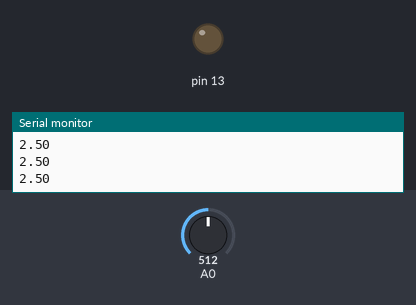
Simulated run of this sketch. Board: Arduino Uno, built with avr-gcc and run on an emulated ATmega328P. On the bench: output pins drawn as LEDs (lit = HIGH), the last lines printed to the serial monitor. Dashed ring = blinking. Inputs (shaded band) come from the test bench; at power-on: A0 = 512.

Above: at 1.2 s.
1.3 s: A0 set to 599
2.8 s: A0 set to 630
At 3.2 s:
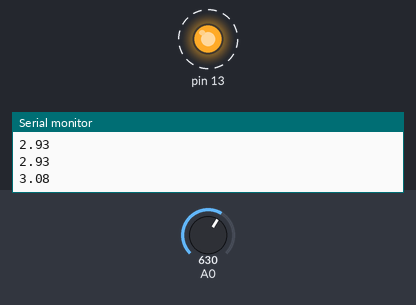
5.8 s: A0 set to 511
At 6.8 s:
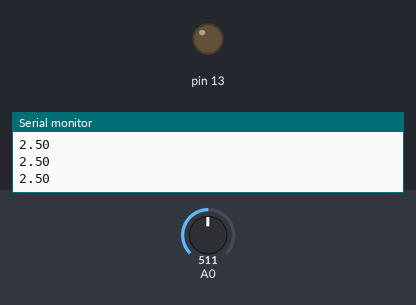
7.3 s: A0 set to 716
At 7.7 s:
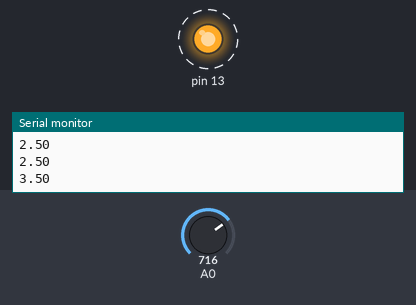
Timing chart, 0 to 11.3 s (numbered marks = the images above; inputs shaded):
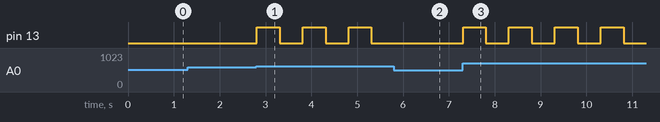

Measured:
- the behaviour switches between 613 and 614 on A0 (found by bisection; images 0 and 1)
- after the input at 2.8 s, pin 13: alternates HIGH for 0.50 s and LOW for 0.50 s, starting at once
- after the input at 5.8 s, pin 13: stays LOW (without the input it goes to HIGH after 0.01 s)
- after the input at 7.3 s, pin 13: alternates HIGH for 0.50 s and LOW for 0.50 s, starting at once

The sketch:

Voltmeter.ino
```cpp
// nPort: 깜박일 출력 포트; nPeriod: 깜박일 주기(단위: ms)
void blinkLed(int nPort, int nPeriod) {
  digitalWrite(nPort, HIGH);  // LED on
  delay(nPeriod / 2);
  digitalWrite(nPort, LOW);  // LED off
  delay(nPeriod / 2);
}

// nVolt: 0~1023 (0이면 0V, 1023이면 5V)
double getVolt(int nPort) {
  int nVolt = analogRead(nPort);  // 아날로그 포트는 A로 시작
  // 1023:5 = nVolt:volt => 1023/5 = nVolt/volt => volt = 5/1023*nVolt
  double volt = 5. / 1023. * nVolt;  // double 나눗셈을 위해 소수점 추가
  return volt;
}

void setup() {
  // put your setup code here, to run once:
  Serial.begin(9600);
  pinMode(13, OUTPUT);
}

void loop() {
  // put your main code here, to run repeatedly:
  double volt = getVolt(A0);
  Serial.println(volt);
  if (volt <= 0.5) blinkLed(13, 3000);
  else if (volt >= 3. && volt <= 3.6) blinkLed(13, 1000);
  else if (volt >= 4.5) blinkLed(13, 100);
}
```
